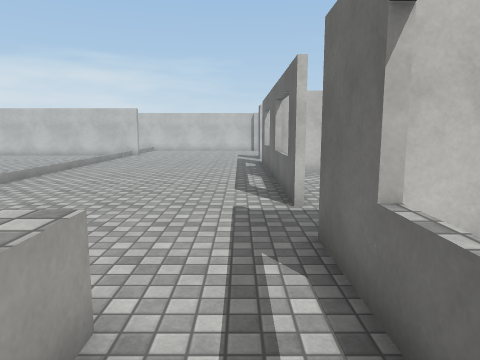
[1] (above)

24 first-person views from a walk through a scene from a Unity 3-D project. The camera is 1.5 m above the floor, tilts 8° down and sees 70° across. The floor is counted in squares, 1 m on a side. Each view is taken from the middle of a square. On the plan, view 1 faces up. The plan holds only what a view shows up to about 16 squares ahead; the rest is blank. The place goes on beyond the plan. Surface patterns are stand-ins for the level's own textures.

[2]
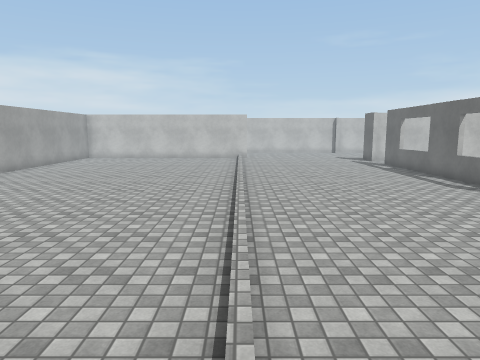

[3]
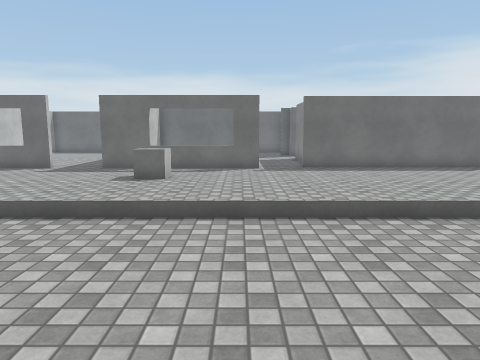

[4]
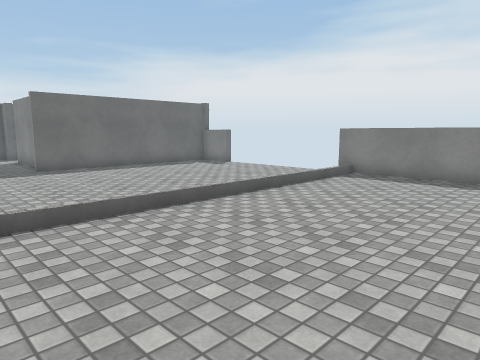

[5]
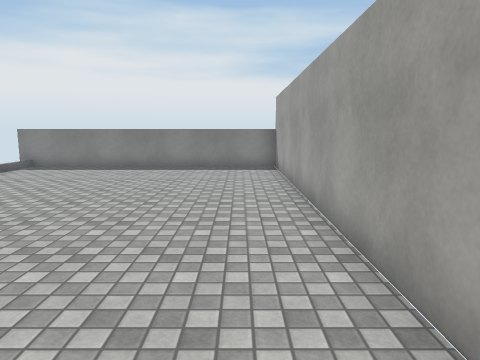

[6]
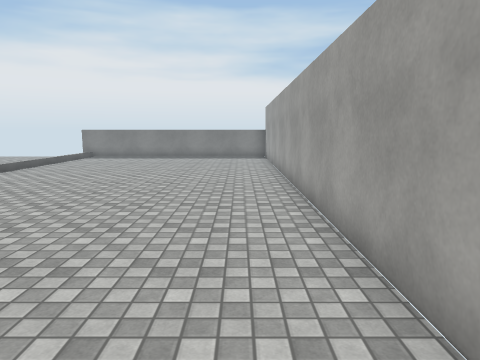

[7]
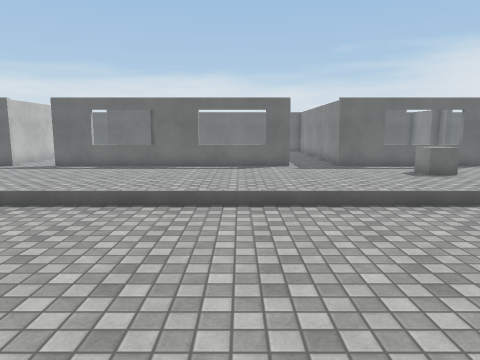

[8]
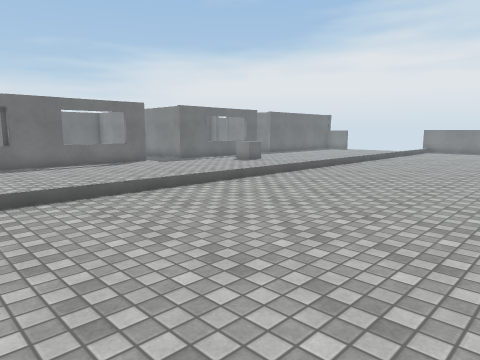

[9]
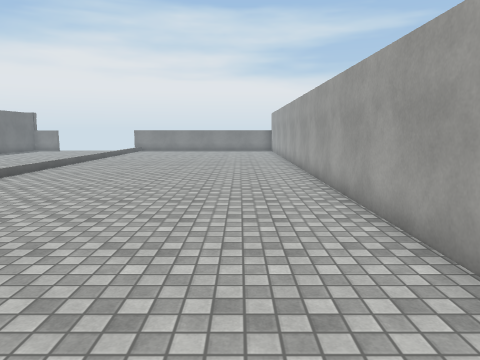

[10]
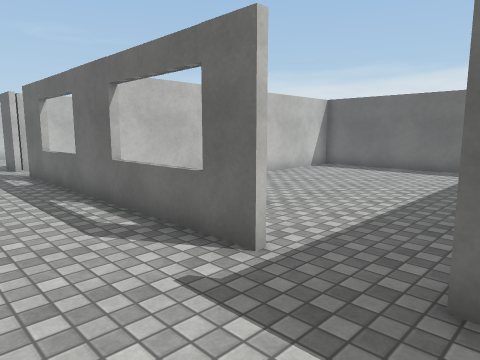

[11]
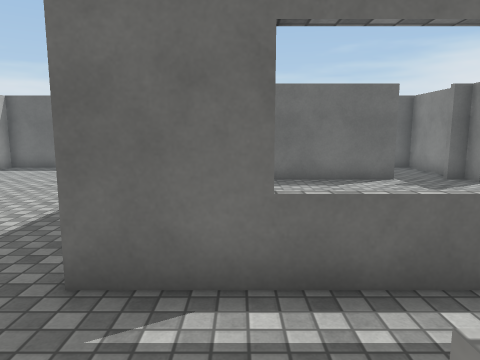

[12]
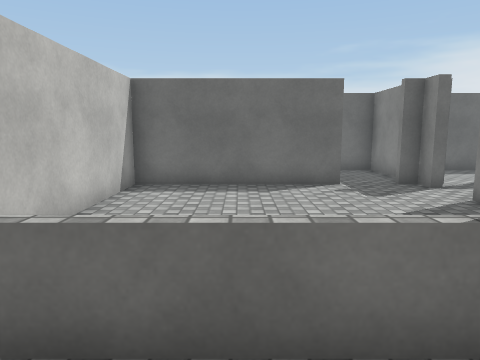

[13]
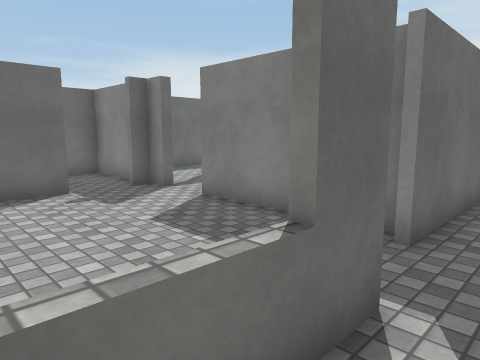

[14]
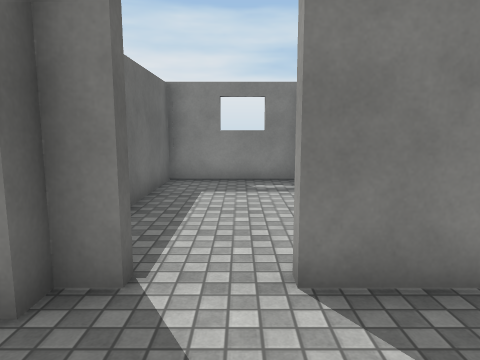

[15]
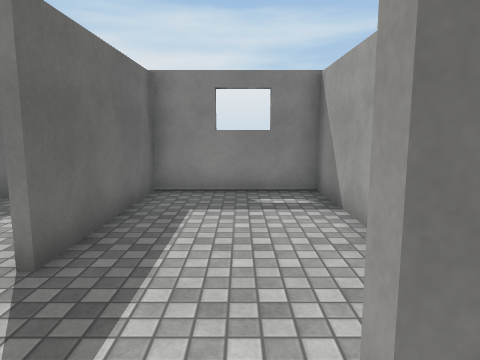

[16]
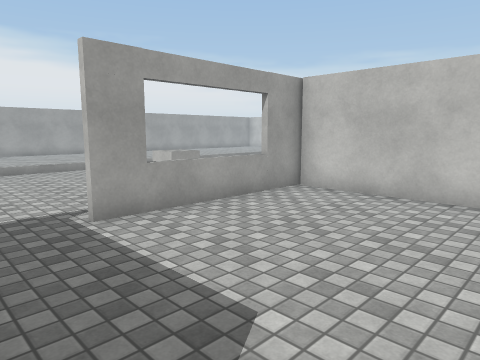

[17]
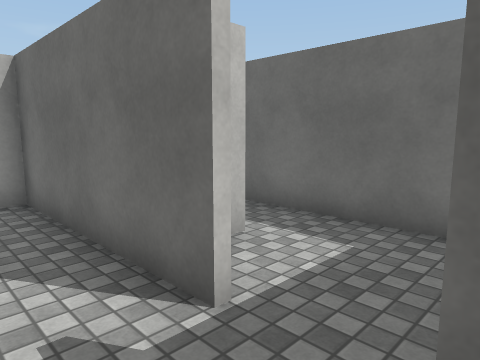

[18]
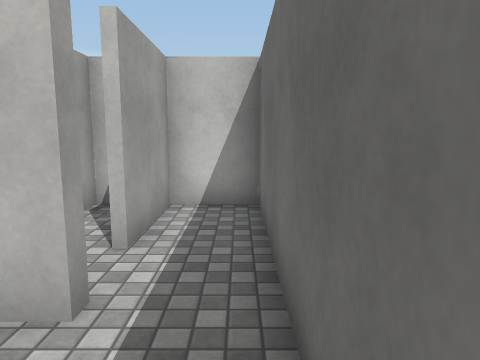

[19]
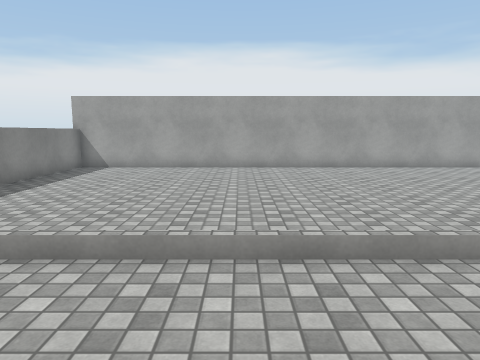

[20]
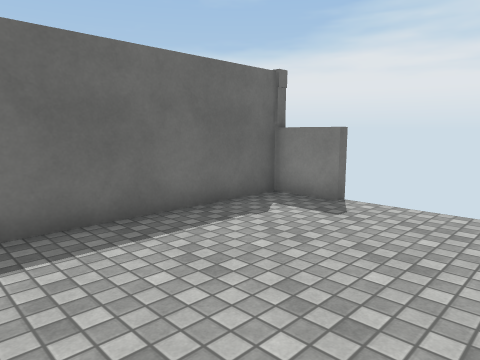

[21]
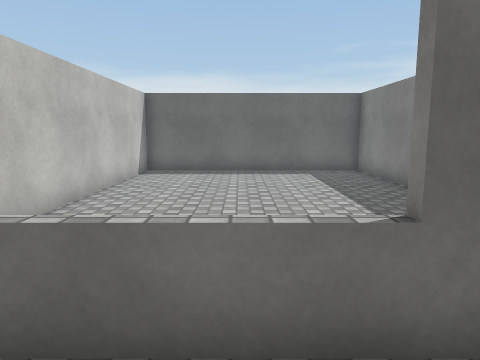

[22]
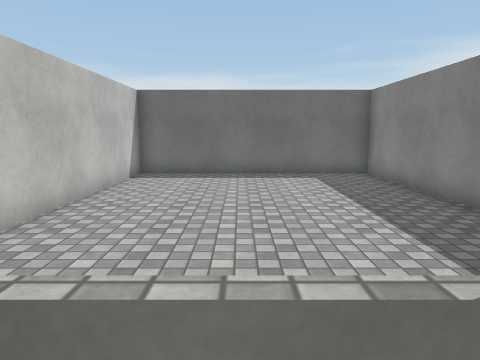

[23]
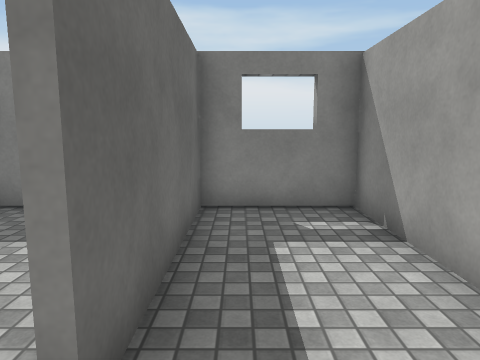

[24]
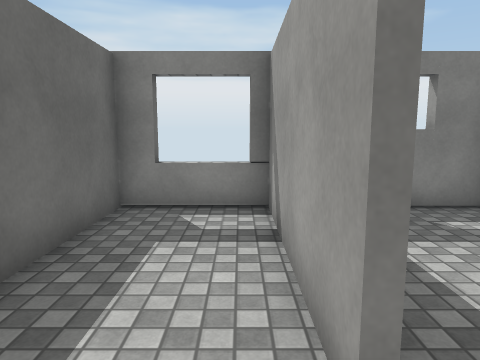

### Floor plan
Key: @ floor where view 1 was taken; # wall or solid block; x gap in a wall; . floor; / step, stairs or slope; = window, fence, low wall or low ledge; C cube.
Columns run from 18 left of view 1 to 13 right of it. Each row starts with its distance up from view 1.
 16    . ..... /.......#
 15     ......./.......=
 14 #........../.......=
 13 #........../.......#############
 12 #........../.......#...........#
 11 #........../.......#...........#
 10 #........../.......=...........#
  9 #........../.......=...........#
  8 #........../.......#...........#
  7 #........../.......#...........#
  6 #........../...................#
  5 #........../...................#
  4 #........../.......#############
  3 #........../.......#.......##..#
  2 #........../....CC.=.......##..#
  1 #........../.......=.......##..#
  0 #........../......@=.......##..#
 -1 #........../.......#.......#...#
 -2 #........../...................#
 -3 #........../...................#
 -4 #........../........#####..#####
 -5 #........../........# . .....
 -6 #........../........#   ......
 -7 #........../........#..#...#...#
 -8 #........../........#..#...#...#
 -9 #........../ .......#..#...#...#
-10 #........../ .......#..#...#...#
-11 #........../ .......#..#...#...#
-12 ###########=      x##########=##

Where each view was taken, in squares from view 1:
view 1: 0 up, 0 right, facing up
view 2: 2 down, 7 left, facing up
view 3: 1 down, 13 left, facing right
view 4: 0 up, 13 left, facing down-right
view 5: 3 up, 16 left, facing down
view 6: 9 up, 16 left, facing down
view 7: 9 up, 14 left, facing right
view 8: 16 up, 15 left, facing down-right
view 9: 16 up, 15 left, facing down
view 10: 4 up, 2 left, facing up-right
view 11: 3 up, 2 left, facing right
view 12: 1 up, 1 left, facing right
view 13: 1 up, 0 right, facing down-right
view 14: 1 down, 7 right, facing down
view 15: 3 down, 7 right, facing down
view 16: 4 down, 7 right, facing up-left
view 17: 4 down, 7 right, facing up-right
view 18: 3 down, 12 right, facing up
view 19: 5 down, 3 left, facing left
view 20: 5 down, 4 left, facing down-right
view 21: 9 up, 1 left, facing right
view 22: 9 up, 0 right, facing right
view 23: 5 down, 4 right, facing down
view 24: 5 down, 10 right, facing down
